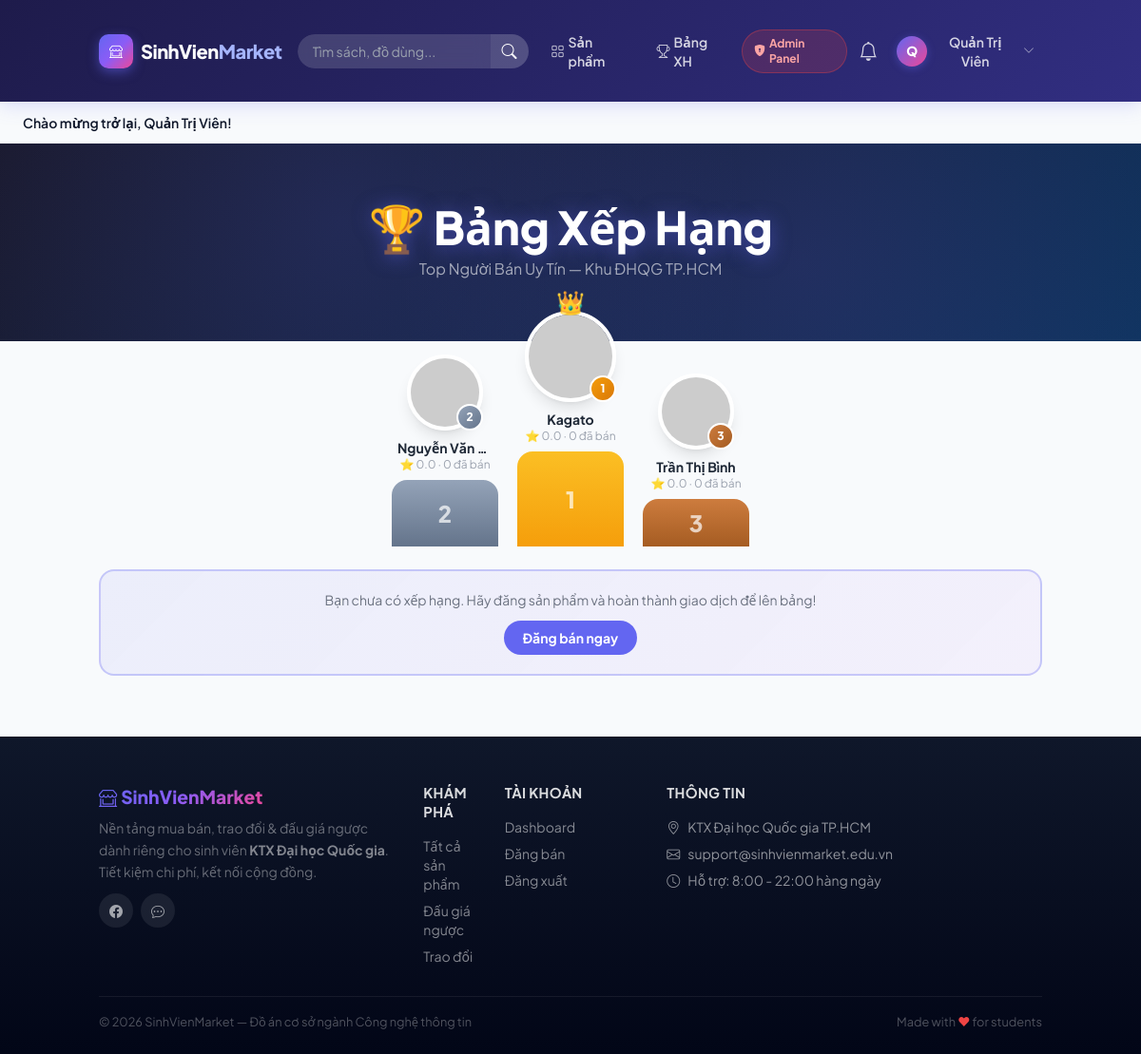
/leaderboard (signed in), run on the app's committed database.
### tables this page shows
CREATE TABLE `users` (
    `id`         INT UNSIGNED NOT NULL AUTO_INCREMENT,
    `name`       VARCHAR(100) NOT NULL COMMENT 'Họ tên đầy đủ',
    `email`      VARCHAR(150) NOT NULL COMMENT 'Email đăng ký (duy nhất)',
    `password`   VARCHAR(255) NOT NULL COMMENT 'bcrypt hash',
    `phone`      VARCHAR(20)  DEFAULT NULL COMMENT 'Số điện thoại liên hệ',
    `avatar`     VARCHAR(255) DEFAULT NULL COMMENT 'Đường dẫn ảnh đại diện',
    `role`       ENUM('student', 'admin') NOT NULL DEFAULT 'student',
    `is_locked`  TINYINT(1) NOT NULL DEFAULT 0 COMMENT '1 = bị khóa bởi Admin',
    `lock_reason` VARCHAR(255) DEFAULT NULL,
    `locked_at`   TIMESTAMP NULL DEFAULT NULL,
    `locked_until` TIMESTAMP NULL DEFAULT NULL,
     
    `google_id`   VARCHAR(100) NULL UNIQUE COMMENT 'ID từ Google',
    `avatar_url`  VARCHAR(255) NULL COMMENT 'Ảnh đại diện từ Google',
     
    `security_question` VARCHAR(255) DEFAULT NULL,
    `security_answer`   VARCHAR(255) DEFAULT NULL,
    `otp_code`          VARCHAR(255) DEFAULT NULL,
    `otp_expires_at`    TIMESTAMP NULL DEFAULT NULL,
    `is_verified`       TINYINT(1) DEFAULT 0,
    `last_verified_at`  TIMESTAMP NULL DEFAULT NULL,
     
    `university`        VARCHAR(200) DEFAULT NULL COMMENT 'Trường / Khoa',
    `student_id`        VARCHAR(30)  DEFAULT NULL COMMENT 'MSSV (tùy chọn)',
    `dormitory_address` VARCHAR(255) DEFAULT NULL COMMENT 'Ký túc xá / Địa chỉ giao nhận',
    `social_contact`    VARCHAR(255) DEFAULT NULL COMMENT 'Zalo / Facebook liên hệ',
    `bio`               TEXT         DEFAULT NULL COMMENT 'Tiểu sử ngắn',
    `available_time`    VARCHAR(100) DEFAULT NULL COMMENT 'Thời gian online',
     
    `is_student_verified` TINYINT(1) NOT NULL DEFAULT 0 COMMENT '1 = đã xác thực là sinh viên (email edu/ac.vn)',
     
    `twofa_enabled`     TINYINT(1) NOT NULL DEFAULT 0 COMMENT '1 = bật xác minh 2 bước khi đăng nhập',
    `session_token`     VARCHAR(64) NULL COMMENT 'Token phiên hiện hành — 1 tài khoản chỉ 1 phiên',
     
    `coins`         INT UNSIGNED NOT NULL DEFAULT 0 COMMENT 'Số xu hiện có',
    `checkin_streak` INT UNSIGNED NOT NULL DEFAULT 0 COMMENT 'Chuỗi điểm danh liên tiếp',
    `last_checkin`  DATE          DEFAULT NULL COMMENT 'Ngày check-in gần nhất',
     
    `strike_count`  TINYINT UNSIGNED NOT NULL DEFAULT 0 COMMENT 'Số gậy cảnh cáo vi phạm',
    `created_at` TIMESTAMP NOT NULL DEFAULT CURRENT_TIMESTAMP,
    `updated_at` TIMESTAMP NOT NULL DEFAULT CURRENT_TIMESTAMP ON UPDATE CURRENT_TIMESTAMP,
    PRIMARY KEY (`id`),
    UNIQUE KEY `uq_email` (`email`),
    KEY `idx_role` (`role`),
    KEY `idx_is_locked` (`is_locked`),
    KEY `idx_student_verified` (`is_student_verified`)
);

### app/views/leaderboard/index.php (the view, shortened to what the rows shown need)
<div class="container mx-auto px-4 pb-12" style="margin-top:-2rem;position:relative;z-index:2">
  <?php if (count($topSellers) === 0): ?>
    <div class="text-center py-16">
      <div class="text-6xl mb-4">🏪</div>
      <h4 class="text-xl font-bold text-gray-700 dark:text-dark-text mb-2">Chưa có dữ liệu</h4>
      <p class="text-gray-400 mb-4">Hãy là người đầu tiên đăng sản phẩm để lên bảng xếp hạng!</p>
      <a href="<?= $appUrl ?>/products/create"
         class="inline-flex items-center gap-2 px-6 py-2.5 rounded-full bg-primary text-white font-bold text-sm no-underline hover:brightness-110">
        Đăng bán ngay
      </a>
    </div>
  <?php else: ?>
    <?php
      $top3 = array_slice($topSellers, 0, 3);
      $podiumOrder = [];
      if (isset($top3[1])) $podiumOrder[] = ['rank' => 2, 'user' => $top3[1]];
      if (isset($top3[0])) $podiumOrder[] = ['rank' => 1, 'user' => $top3[0]];
      if (isset($top3[2])) $podiumOrder[] = ['rank' => 3, 'user' => $top3[2]];
      $podiumBgs     = [1 => 'linear-gradient(180deg,#fbbf24,#f59e0b)', 2 => 'linear-gradient(180deg,#94a3b8,#64748b)', 3 => 'linear-gradient(180deg,#cd7c3e,#a55c22)'];
      $rankBgs       = [1 => 'linear-gradient(135deg,#f59e0b,#d97706)', 2 => 'linear-gradient(135deg,#94a3b8,#64748b)', 3 => 'linear-gradient(135deg,#cd7c3e,#a55c22)'];
      $avatarSizes   = [1 => 'w-24 h-24', 2 => 'w-20 h-20', 3 => 'w-20 h-20'];
    ?>
    <div class="flex items-end justify-center gap-5 mb-6 px-4">
      <?php foreach ($podiumOrder as $pod):
        $u = $pod['user']; $r = $pod['rank'];
        $avatarSrc = !empty($u['avatar'])
          ? $appUrl.'/users/avatar?id='.(int)$u['id']
          : (!empty($u['avatar_url']) ? htmlspecialchars($u['avatar_url'])
            : 'https://ui-avatars.com/api/?name='.urlencode($u['name']).'&background=6366f1&color=fff&size=96');
      ?>
        <a href="<?= $appUrl ?>/users/profile?id=<?= (int)$u['id'] ?>" class="flex flex-col items-center no-underline group">
          <div class="relative mb-2">
            <?php if ($r === 1): ?>
              <span class="absolute left-1/2 text-2xl" style="top:-26px;transform:translateX(-50%);animation:crownFloat 2s ease-in-out infinite">👑</span>
            <?php endif; ?>
            <img src="<?= $avatarSrc ?>" alt="<?= htmlspecialchars($u['name']) ?>"
                 class="rounded-full object-cover border-4 border-white shadow-lg <?= $avatarSizes[$r] ?>">
            <span class="absolute bottom-0 right-0 w-7 h-7 flex items-center justify-center text-xs font-extrabold text-white rounded-full border-2 border-white"
                  style="background:<?= $rankBgs[$r] ?>">
              <?= $r ?>
            </span>
          </div>
          <div class="font-bold text-sm text-gray-800 dark:text-dark-text max-w-[100px] truncate text-center">
            <?= htmlspecialchars($u['name']) ?>
          </div>
          <div class="text-xs text-gray-400 mb-2">
            ⭐ <?= number_format((float)$u['avg_rating'], 1) ?> · <?= (int)$u['sold_count'] ?> đã bán
          </div>
          <div class="w-28 flex items-center justify-center rounded-t-2xl text-2xl font-black text-white/70"
               style="height:<?= [1=>100,2=>70,3=>50][$r] ?>px;background:<?= $podiumBgs[$r] ?>">
            <?= $r ?>
          </div>
        </a>
      <?php endforeach; ?>
    </div>
  <?php endif; ?>
</div>

### data on the page
users: name "Nguyễn Văn…"
users: name "Kagato"
users: name "Trần Thị Bình"

### other printed values
mb_strtoupper(mb_substr($user['name'] ?? 'U', 0, 1)) "Q"
$user['name'] "Quản Trị Viên"
$message "Chào mừng trở lại, Quản Trị Viên!"
$r "2"
$u['avg_rating'] "0.0"
$u['sold_count'] "0"
$r "1"
$r "3"
